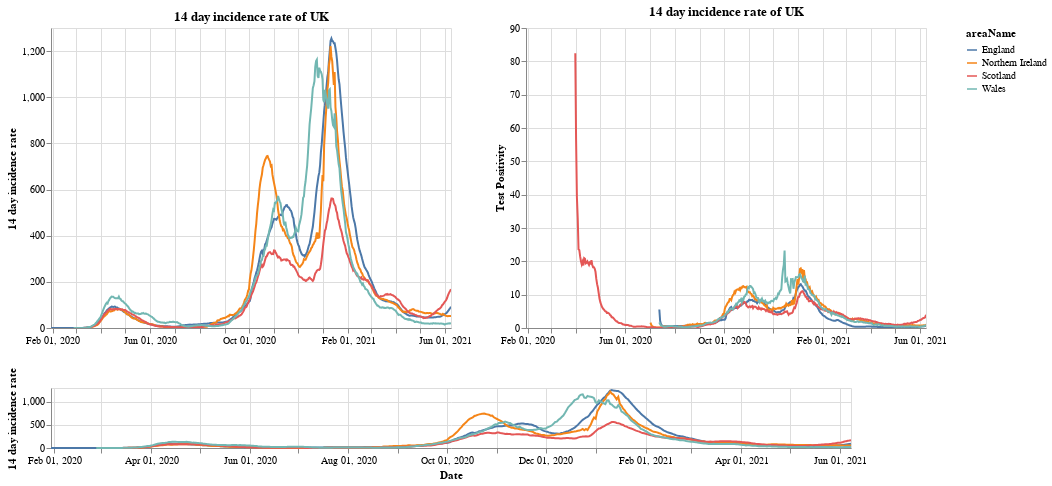

Notebook source saved alongside this figure:
### Markdown cell above
# Plots

First a plot with each country in the UK. The top right shows the positivity rate for (which is the percentage of registered tests which were positive) while the top left is the 14 day incidence rate. The bottom chart can be used to select the timeframe (does not work on a mobile device).

### Code cell
#collapse
brush = alt.selection(type='interval', name='DateBrush',encodings=['x'],fields=['Time'])
leg_selection = alt.selection_multi(fields=['areaName'], bind='legend')

base = alt.Chart(uk_cases).mark_line().encode(
    x=alt.X("yearmonthdate(date):T", axis=alt.Axis(title='Date')),
    y=alt.Y("twoWeeklyCasesRate:Q", axis=alt.Axis(title='14 day incidence rate')),
    tooltip=['areaName', 'date','twoWeeklyCasesRate', 'testPositivity'],
    color='areaName',
    opacity=alt.condition(leg_selection, alt.value(2), alt.value(0.1))
).add_selection(leg_selection).properties(width=400)

upper = base.encode(alt.X('yearmonthdate(date):T', axis=alt.Axis(title=''),
                         scale=alt.Scale(domain=brush))
                   ).properties(title=f'14 day incidence rate of UK')
upper_right = upper.encode(alt.Y('testPositivity:Q', axis=alt.Axis(title='Test Positivity')))
lower = base.properties(height=60, width = 800).add_selection(brush)

(upper | upper_right) & lower

### Figure 1 — Vega-Lite specification as saved in the notebook (floating-point values rounded to 4 significant figures; data arrays with more than 128 entries replaced by an {"elided": "..."} marker saying what was removed)
{"config": {"view": {"continuousWidth": 400, "continuousHeight": 300}}, "vconcat": [{"hconcat": [{"mark": "line", "encoding": {"color": {"type": "nominal", "field": "areaName"}, "opacity": {"condition": {"value": 2, "selection": "selector001"}, "value": 0.1}, "tooltip": [{"type": "nominal", "field": "areaName"}, {"type": "temporal", "field": "date"}, {"type": "quantitative", "field": "twoWeeklyCasesRate"}, {"type": "quantitative", "field": "testPositivity"}], "x": {"type": "temporal", "axis": {"title": ""}, "field": "date", "scale": {"domain": {"selection": "DateBrush"}}, "timeUnit": "yearmonthdate"}, "y": {"type": "quantitative", "axis": {"title": "14 day incidence rate"}, "field": "twoWeeklyCasesRate"}}, "selection": {"selector001": {"type": "multi", "fields": ["areaName"], "bind": "legend"}}, "title": "14 day incidence rate of UK", "width": 400}, {"mark": "line", "encoding": {"color": {"type": "nominal", "field": "areaName"}, "opacity": {"condition": {"value": 2, "selection": "selector001"}, "value": 0.1}, "tooltip": [{"type": "nominal", "field": "areaName"}, {"type": "temporal", "field": "date"}, {"type": "quantitative", "field": "twoWeeklyCasesRate"}, {"type": "quantitative", "field": "testPositivity"}], "x": {"type": "temporal", "axis": {"title": ""}, "field": "date", "scale": {"domain": {"selection": "DateBrush"}}, "timeUnit": "yearmonthdate"}, "y": {"type": "quantitative", "axis": {"title": "Test Positivity"}, "field": "testPositivity"}}, "selection": {"selector001": {"type": "multi", "fields": ["areaName"], "bind": "legend"}}, "title": "14 day incidence rate of UK", "width": 400}]}, {"mark": "line", "encoding": {"color": {"type": "nominal", "field": "areaName"}, "opacity": {"condition": {"value": 2, "selection": "selector001"}, "value": 0.1}, "tooltip": [{"type": "nominal", "field": "areaName"}, {"type": "temporal", "field": "date"}, {"type": "quantitative", "field": "twoWeeklyCasesRate"}, {"type": "quantitative", "field": "testPositivity"}], "x": {"type": "temporal", "axis": {"title": "Date"}, "field": "date", "timeUnit": "yearmonthdate"}, "y": {"type": "quantitative", "axis": {"title": "14 day incidence rate"}, "field": "twoWeeklyCasesRate"}}, "height": 60, "selection": {"selector001": {"type": "multi", "fields": ["areaName"], "bind": "legend"}, "DateBrush": {"type": "interval", "encodings": ["x"], "fields": ["Time"]}}, "width": 800}], "data": {"name": "data-a39778f6014d1c97459fe111f510faf1"}, "$schema": "https://vega.github.io/schema/vega-lite/v4.8.1.json", "datasets": {"data-a39778f6014d1c97459fe111f510faf1": {"elided": "1892 records"}}}
